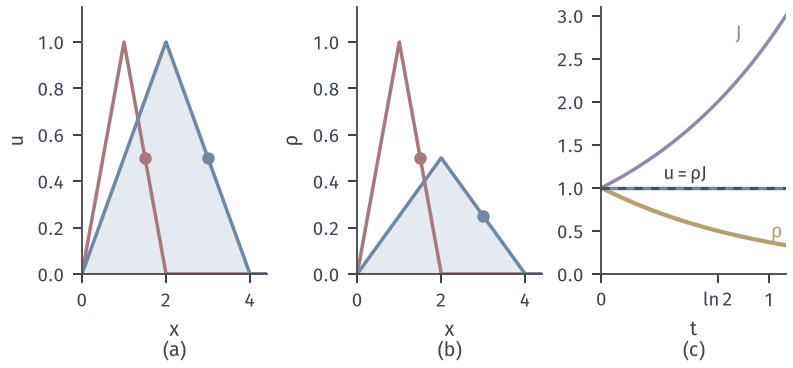

This figure's Python source:
# Target: same flow v=x, tent centred at 1, t=ln 2: transported value vs conserved density; quantities along x0=1.
from pathlib import Path
import sys
sys.path.insert(0, str(Path(__file__).resolve().parents[1]/'transp-common'))
from transp_common import *
fig,(a,b,c)=figure(112,52,ncols=3)
L=np.log(2); x=np.linspace(0,4.4,1201)
a.fill_between(x,0,tent(x/2),color=BLUE_FILL,lw=0); a.plot(x,tent(x),color=RED,lw=1.4); a.plot(x,tent(x/2),color=BLUE,lw=1.4)
a.plot([3],[.5],'o',color=BLUE,ms=4); a.plot([1.5],[.5],'o',color=RED,ms=4)
a.set_xlim(0,4.4); a.set_ylim(0,1.15); a.set_xticks([0,2,4]); tail(a,'$x$','(a)','$u$')
b.fill_between(x,0,.5*tent(x/2),color=BLUE_FILL,lw=0); b.plot(x,tent(x),color=RED,lw=1.4); b.plot(x,.5*tent(x/2),color=BLUE,lw=1.4)
b.plot([3],[.25],'o',color=BLUE,ms=4); b.plot([1.5],[.5],'o',color=RED,ms=4)
b.set_xlim(0,4.4); b.set_ylim(0,1.15); b.set_xticks([0,2,4]); tail(b,'$x$','(b)','$\\rho$')
t=np.linspace(0,1.1,200)
c.plot(t,1+0*t,color=BLUE,lw=1.4); c.plot(t,np.exp(-t),color=YELLOW,lw=1.7); c.plot(t,np.exp(t),color=PURPLE,lw=1.4); c.plot(t,1+0*t,color=CHAR,lw=1.1,ls=(0,(3,3)))
c.text(.84,2.72,'$J$',color=PURPLE,ha='right'); c.text(1.08,.42,'$\\rho$',color=YELLOW,ha='right'); c.text(.5,1.1,'$u=\\rho J$',ha='center',fontsize=7.5)
c.set_xlim(0,1.1); c.set_ylim(0,3.1); c.set_xticks([0,L,1],['$0$','$\\ln 2$','$1$']); tail(c,'$t$','(c)')
save(fig,Path(__file__).resolve().parent,'figure',{'u':'u0(x e^-t)','rho':'e^-t u0(x e^-t)','area':'2 vs 1'})
